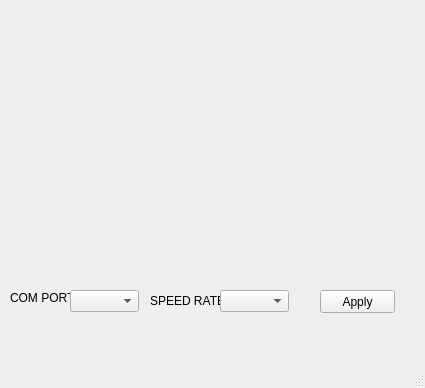
<?xml version="1.0" encoding="UTF-8"?>
<ui version="4.0">
 <class>MainWindow</class>
 <widget class="QMainWindow" name="MainWindow">
  <property name="geometry">
   <rect>
    <x>0</x>
    <y>0</y>
    <width>425</width>
    <height>388</height>
   </rect>
  </property>
  <property name="maximumSize">
   <size>
    <width>10000000</width>
    <height>10000000</height>
   </size>
  </property>
  <property name="windowTitle">
   <string>MainWindow</string>
  </property>
  <widget class="QWidget" name="centralwidget">
   <widget class="QLabel" name="ComPort">
    <property name="geometry">
     <rect>
      <x>10</x>
      <y>290</y>
      <width>61</width>
      <height>16</height>
     </rect>
    </property>
    <property name="text">
     <string>COM PORT:</string>
    </property>
   </widget>
   <widget class="QComboBox" name="serialPortInfoListBox">
    <property name="geometry">
     <rect>
      <x>70</x>
      <y>290</y>
      <width>69</width>
      <height>22</height>
     </rect>
    </property>
   </widget>
   <widget class="QLabel" name="SpeedRate">
    <property name="geometry">
     <rect>
      <x>150</x>
      <y>290</y>
      <width>71</width>
      <height>21</height>
     </rect>
    </property>
    <property name="text">
     <string>SPEED RATE:</string>
    </property>
   </widget>
   <widget class="QComboBox" name="baudRateBox">
    <property name="geometry">
     <rect>
      <x>220</x>
      <y>290</y>
      <width>69</width>
      <height>22</height>
     </rect>
    </property>
   </widget>
   <widget class="QWidget" name="Visualize" native="true">
    <property name="geometry">
     <rect>
      <x>10</x>
      <y>10</y>
      <width>401</width>
      <height>261</height>
     </rect>
    </property>
   </widget>
   <widget class="QPushButton" name="applyButton">
    <property name="geometry">
     <rect>
      <x>320</x>
      <y>290</y>
      <width>75</width>
      <height>23</height>
     </rect>
    </property>
    <property name="text">
     <string>Apply</string>
    </property>
   </widget>
  </widget>
  <widget class="QMenuBar" name="menubar">
   <property name="geometry">
    <rect>
     <x>0</x>
     <y>0</y>
     <width>425</width>
     <height>21</height>
    </rect>
   </property>
  </widget>
  <widget class="QStatusBar" name="statusbar"/>
 </widget>
 <resources/>
 <connections/>
</ui>
